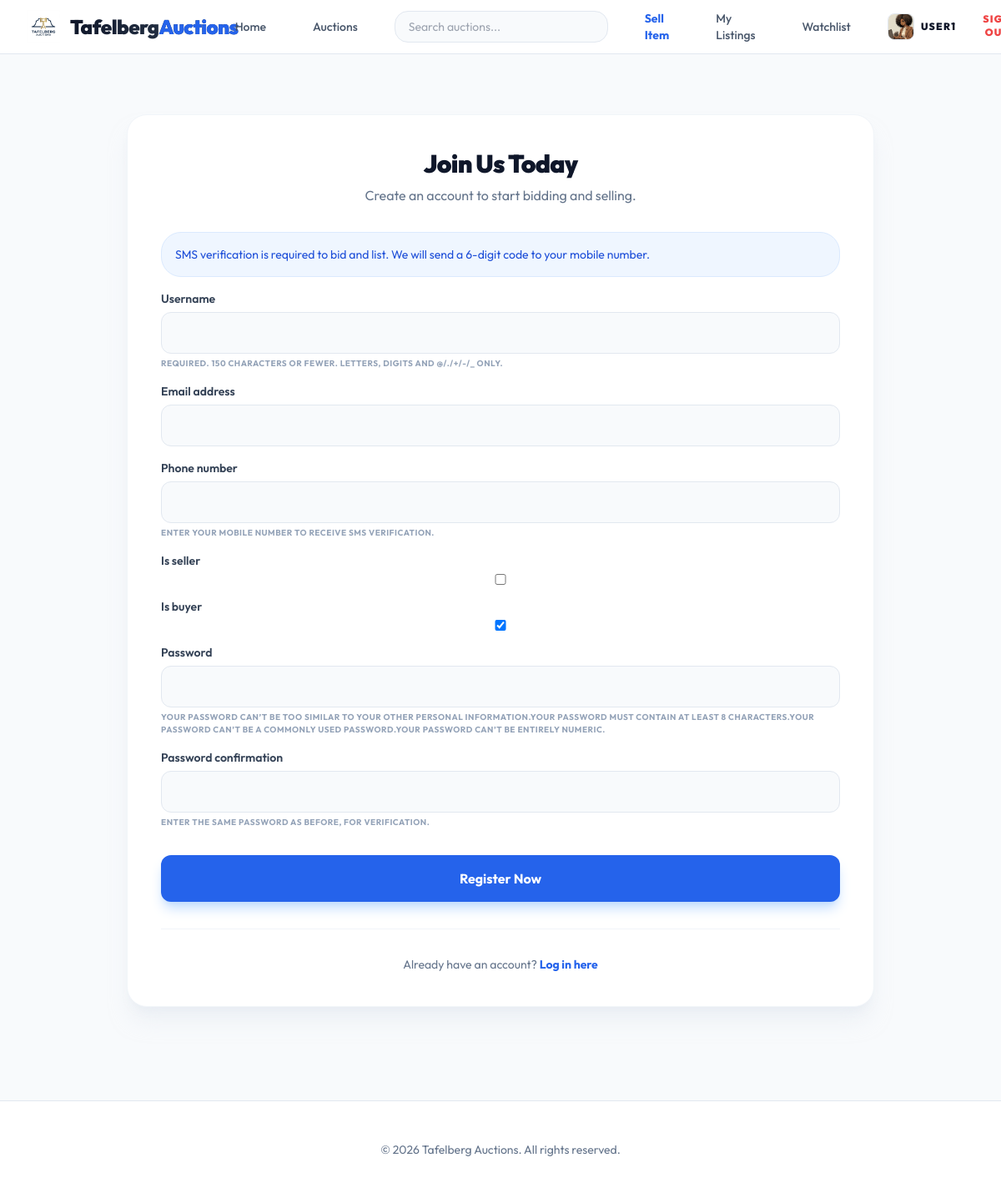
/accounts/register/ (signed in), run on the app's committed database.
### apps/accounts/models.py (models this page shows, shortened)
class User(AbstractUser):
    is_seller = models.BooleanField(default=False)
    is_buyer = models.BooleanField(default=True)
    phone_number = models.CharField(max_length=15, blank=True, null=True)
    phone_verified = models.BooleanField(default=False)
    bio = models.TextField(max_length=500, blank=True)
    class Meta:
        verbose_name = 'User'
        verbose_name_plural = 'Users'

class Profile(models.Model):
    user = models.OneToOneField(User, on_delete=models.CASCADE, related_name='profile')
    avatar = models.ImageField(upload_to='avatars/', blank=True, null=True)
    address = models.TextField(blank=True)
    city = models.CharField(max_length=100, blank=True)
    country = models.CharField(max_length=100, blank=True)
    verified = models.BooleanField(default=False)

### apps/accounts/views.py (the view)
# urls.py: path('register/', views.register_view, name='register'),
def register_view(request):
    if request.method == 'POST':
        form = RegisterForm(request.POST)
        if form.is_valid():
            user = form.save()
            Profile.objects.get_or_create(user=user)
            try:
                create_phone_otp(user)
            except Exception as exc:
                messages.error(request, 'Failed to send verification SMS. Please try again later.')
                user.delete()
                return render(request, 'accounts/register.html', {'form': form})
            login(request, user)
            messages.success(request, 'Account created. A verification code has been sent to your phone.')
            return redirect('verify_phone')
    else:
        form = RegisterForm()
    return render(request, 'accounts/register.html', {'form': form})

### apps/accounts/forms.py (shortened to what this page needs)
class RegisterForm(UserCreationForm):
    class Meta:
        model = User
        fields = ('username', 'email', 'phone_number', 'is_seller', 'is_buyer')
    def __init__(self, *args, **kwargs):
        super().__init__(*args, **kwargs)
        self.fields['phone_number'].required = True
        self.fields['phone_number'].help_text = 'Enter your mobile number to receive SMS verification.'
        for field in self.fields:
            self.fields[field].widget.attrs.update({
                'class': 'block w-full px-4 py-3 rounded-xl border border-slate-200 focus:ring-2 focus:ring-blue-600 focus:border-transparent transition-all outline-none bg-slate-50'
            })

### apps/auctions/templatetags/auctions_extras.py (called while the page is built)
@register.filter(name='has_group')
def has_group(user, group_name):
    if not user.is_authenticated:
        return False
    return user.groups.filter(name=group_name).exists()

### templates/accounts/register.html (shortened to what this page needs)
{% extends "base.html" %}
{% block content %}
<div class="max-w-4xl mx-auto bg-white p-10 rounded-3xl border border-slate-100 shadow-xl shadow-slate-200/50 mt-10">
    <div class="text-center mb-8">
        <h2 class="text-3xl font-black text-slate-900 tracking-tight">Join Us Today</h2>
        <p class="text-slate-500 mt-2">Create an account to start bidding and selling.</p>
    </div>
    <form method="POST" class="space-y-6">
        <div class="space-y-4">
            <div class="rounded-3xl bg-blue-50 border border-blue-100 p-4 text-sm text-blue-700">
                SMS verification is required to bid and list. We will send a 6-digit code to your mobile number.
            </div>
            {% for field in form %}
                <div>
                    <label for="{{ field.id_for_label }}" class="block text-sm font-semibold text-slate-700 mb-1.5">{{ field.label }}</label>
                    {{ field }}
                    {% if field.help_text %}
                        <p class="text-slate-400 text-[10px] mt-1 uppercase tracking-wider font-bold">{{ field.help_text|striptags }}</p>
                    {% endif %}
                </div>
            {% endfor %}
        </div>
        <div class="pt-2">
            <button type="submit" class="w-full bg-blue-600 hover:bg-blue-700 text-white font-bold py-4 rounded-xl shadow-lg shadow-blue-200 transition-all hover:-translate-y-0.5 active:translate-y-0">
                Register Now
            </button>
        </div>
    </form>
    <div class="mt-8 pt-8 border-t border-slate-100 text-center">
        <p class="text-slate-500 text-sm">Already have an account? <a href="{% url 'login' %}" class="text-blue-600 font-bold hover:underline">Log in here</a></p>
    </div>
</div>
{% endblock %}

### templates/base.html (shortened to what this page needs)
{% load static auctions_extras %}
<!DOCTYPE html>
<html lang="en">
<head>
    <script src="https://cdn.tailwindcss.com"></script>
</head>
<body class="bg-slate-50 text-slate-900" hx-boost="true">
    <nav class="bg-white border-b border-slate-200 sticky top-0 z-50">
        <div class="max-w-7xl mx-auto px-4 sm:px-6 lg:px-8">
            <div class="flex justify-between h-16">
                <div class="flex items-center">
                    <a href="{% url 'listing_list' %}" class="flex items-center space-x-3 group">
                        <img src="{% static 'img/logo.png' %}" alt="Tafelberg Auctions" class="w-10 h-10 object-contain group-hover:scale-110 transition-transform duration-300">
                        <span class="text-2xl font-black bg-gradient-to-r from-slate-900 to-slate-700 bg-clip-text text-transparent tracking-tight">
                            Tafelberg<span class="text-blue-600">Auctions</span>
                        </span>
                    </a>
                </div>
                <div class="hidden sm:ml-6 sm:flex sm:items-center space-x-8">
                    <a href="{% url 'listing_list' %}" class="text-slate-600 hover:text-blue-600 px-3 py-2 text-sm font-medium transition-colors">Home</a>
                    <a href="{% url 'listing_list' %}" class="text-slate-600 hover:text-blue-600 px-3 py-2 text-sm font-medium transition-colors">Auctions</a>
                    <div class="relative hidden lg:block">
                        <form action="{% url 'listing_list' %}" method="get" class="flex items-center space-x-2">
                            <input id="global-search-input" name="q" type="search" placeholder="Search auctions..." autocomplete="off"
                                   class="w-64 px-4 py-2 rounded-2xl border border-slate-200 focus:ring-2 focus:ring-blue-600 focus:border-transparent transition-all outline-none bg-slate-50 text-sm"
                                   hx-get="{% url 'search_suggestions' %}"
                                   hx-trigger="keyup changed delay:250ms from:#global-search-input"
                                   hx-target="#search-suggestions"
                                   hx-swap="innerHTML" />
                        </form>
                    </div>
                    {% if user.is_authenticated %}
                        <a href="{% url 'listing_create' %}" class="text-blue-600 hover:text-blue-700 px-3 py-2 text-sm font-bold transition-colors">Sell Item</a>
                        <a href="{% url 'my_listings' %}" class="text-slate-600 hover:text-blue-600 px-3 py-2 text-sm font-medium transition-colors">My Listings</a>
                        <a href="{% url 'watchlist' %}" class="text-slate-600 hover:text-blue-600 px-3 py-2 text-sm font-medium transition-colors">Watchlist</a>
                        <a href="{% url 'profile' %}" class="flex items-center space-x-2 group">
                             <div class="w-8 h-8 rounded-lg bg-slate-100 flex items-center justify-center text-slate-400 font-black group-hover:bg-blue-600 group-hover:text-white transition-all overflow-hidden border border-slate-200">
                                 {% if user.profile.avatar %}
                                     <img src="{{ user.profile.avatar.url }}" class="w-full h-full object-cover">
                                 {% else %}
                                     {{ user.username|slice:":1"|upper }}
                                 {% endif %}
                             </div>
                             <span class="text-xs font-black text-slate-900 uppercase tracking-widest hidden md:block">{{ user.username }}</span>
                        </a>
                        <form action="{% url 'logout' %}" method="post" class="inline">
                            <button type="submit" class="text-xs font-black text-red-500 uppercase tracking-widest hover:text-red-600 transition-colors">Sign Out</button>
                        </form>
                    {% endif %}
                </div>
            </div>
        </div>
    </nav>
    <main class="max-w-7xl mx-auto px-4 sm:px-6 lg:px-8 py-8">
        {% block content %}{% endblock %}
    </main>
    <footer class="bg-white border-t border-slate-200 mt-20">
        <div class="max-w-7xl mx-auto px-4 py-12 sm:px-6 lg:px-8">
            <p class="text-center text-slate-500 text-sm">
                &copy; 2026 Tafelberg Auctions. All rights reserved.
            </p>
        </div>
    </footer>
</body>
</html>

### templates/base.html (style rules this page uses)
body { font-family: 'Outfit', sans-serif; }

### data on the page
User: profile.avatar (picture), username "USER1"

### other printed values
{{ field.label }} "Username" "Email address" "Phone number" "Is seller" "Is buyer" "Password" "Password confirmation"
{{ field.help_text|striptags }} "REQUIRED. 150 CHARACTERS OR FEWER. LETTERS, DIGITS AND @/./+/-/_ ONLY." "ENTER YOUR MOBILE NUMBER TO RECEIVE SMS VERIFICATION." "ENTER THE SAME PASSWORD AS BEFORE, FOR VERIFICATION."
